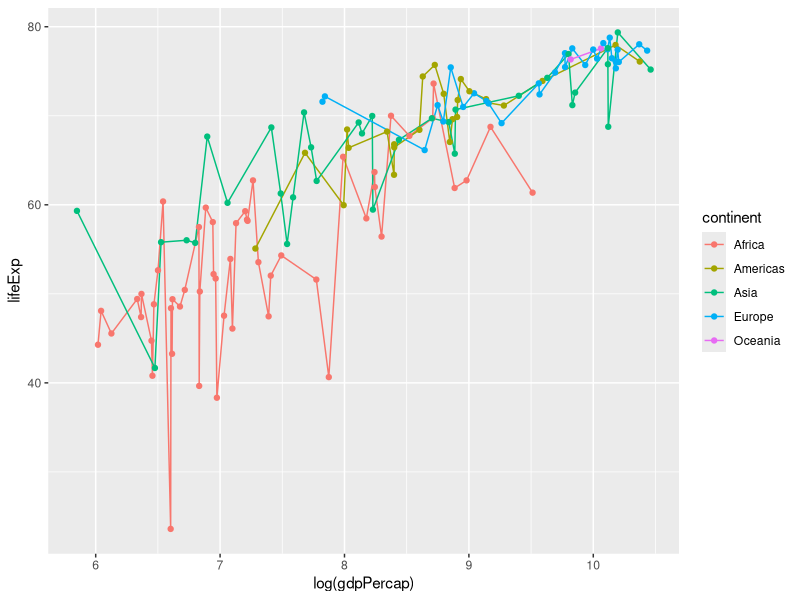

Write R code to recreate this figure.
library(ggplot2)
gap1992 <- read.csv("data/gap1992.csv")

ggplot(gap1992, aes(x = log(gdpPercap), y = lifeExp, color=continent)) +
## 여기에 코드를 추가합니다.
  geom_line() + geom_point()
